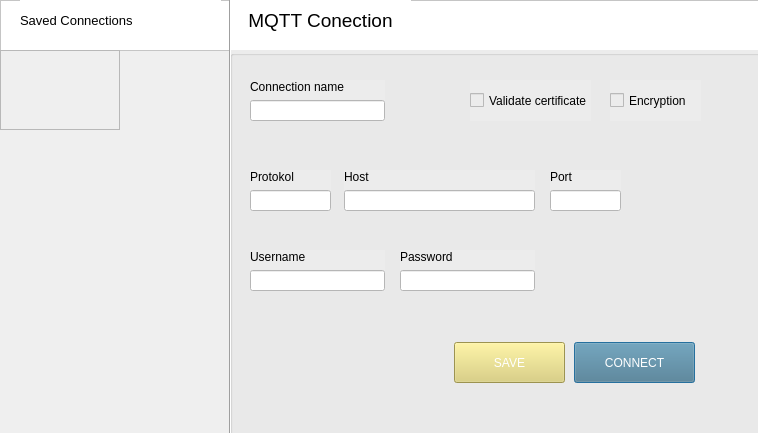
<?xml version="1.0" encoding="UTF-8"?>
<ui version="4.0">
 <class>new_connection</class>
 <widget class="QDialog" name="new_connection">
  <property name="geometry">
   <rect>
    <x>0</x>
    <y>0</y>
    <width>758</width>
    <height>433</height>
   </rect>
  </property>
  <property name="windowTitle">
   <string/>
  </property>
  <widget class="QFrame" name="frame">
   <property name="geometry">
    <rect>
     <x>0</x>
     <y>0</y>
     <width>761</width>
     <height>51</height>
    </rect>
   </property>
   <property name="styleSheet">
    <string notr="true">background-color: rgb(255, 255, 255);</string>
   </property>
   <property name="frameShape">
    <enum>QFrame::StyledPanel</enum>
   </property>
   <property name="frameShadow">
    <enum>QFrame::Raised</enum>
   </property>
   <widget class="QLabel" name="label">
    <property name="geometry">
     <rect>
      <x>230</x>
      <y>0</y>
      <width>181</width>
      <height>41</height>
     </rect>
    </property>
    <property name="font">
     <font>
      <pointsize>14</pointsize>
     </font>
    </property>
    <property name="text">
     <string>MQTT Conection</string>
    </property>
    <property name="alignment">
     <set>Qt::AlignCenter</set>
    </property>
   </widget>
   <widget class="QLabel" name="label_6">
    <property name="geometry">
     <rect>
      <x>20</x>
      <y>0</y>
      <width>201</width>
      <height>41</height>
     </rect>
    </property>
    <property name="font">
     <font>
      <pointsize>10</pointsize>
     </font>
    </property>
    <property name="text">
     <string>Saved Connections</string>
    </property>
    <property name="alignment">
     <set>Qt::AlignLeading|Qt::AlignLeft|Qt::AlignVCenter</set>
    </property>
   </widget>
  </widget>
  <widget class="QGroupBox" name="connection_data">
   <property name="geometry">
    <rect>
     <x>230</x>
     <y>50</y>
     <width>531</width>
     <height>391</height>
    </rect>
   </property>
   <property name="styleSheet">
    <string notr="true">background-color: rgb(236, 236, 236);</string>
   </property>
   <property name="title">
    <string/>
   </property>
   <property name="flat">
    <bool>false</bool>
   </property>
   <widget class="QPushButton" name="connect_f">
    <property name="geometry">
     <rect>
      <x>344</x>
      <y>292</y>
      <width>121</width>
      <height>41</height>
     </rect>
    </property>
    <property name="styleSheet">
     <string notr="true">color: rgb(255, 255, 255);
background-color: rgb(77, 121, 140);</string>
    </property>
    <property name="text">
     <string>CONNECT</string>
    </property>
   </widget>
   <widget class="QPushButton" name="save_f">
    <property name="geometry">
     <rect>
      <x>224</x>
      <y>292</y>
      <width>111</width>
      <height>41</height>
     </rect>
    </property>
    <property name="styleSheet">
     <string notr="true">color: rgb(255, 255, 255);
background-color: rgb(218, 206, 112);</string>
    </property>
    <property name="text">
     <string>SAVE</string>
    </property>
   </widget>
   <widget class="QWidget" name="layoutWidget">
    <property name="geometry">
     <rect>
      <x>20</x>
      <y>120</y>
      <width>81</width>
      <height>41</height>
     </rect>
    </property>
    <layout class="QVBoxLayout" name="verticalLayout_5">
     <item>
      <widget class="QLabel" name="protokol_line">
       <property name="text">
        <string>Protokol</string>
       </property>
      </widget>
     </item>
     <item>
      <widget class="QLineEdit" name="protocol_line">
       <property name="styleSheet">
        <string notr="true">background-color: rgb(255, 255, 255);</string>
       </property>
      </widget>
     </item>
    </layout>
   </widget>
   <widget class="QWidget" name="layoutWidget_2">
    <property name="geometry">
     <rect>
      <x>320</x>
      <y>120</y>
      <width>71</width>
      <height>41</height>
     </rect>
    </property>
    <layout class="QVBoxLayout" name="verticalLayout_6">
     <item>
      <widget class="QLabel" name="Port_line">
       <property name="text">
        <string>Port</string>
       </property>
      </widget>
     </item>
     <item>
      <widget class="QLineEdit" name="port_line">
       <property name="styleSheet">
        <string notr="true">background-color: rgb(255, 255, 255);</string>
       </property>
      </widget>
     </item>
    </layout>
   </widget>
   <widget class="QCheckBox" name="check_validate">
    <property name="geometry">
     <rect>
      <x>240</x>
      <y>30</y>
      <width>121</width>
      <height>41</height>
     </rect>
    </property>
    <property name="text">
     <string>Validate certificate</string>
    </property>
   </widget>
   <widget class="QCheckBox" name="check_encryption">
    <property name="geometry">
     <rect>
      <x>380</x>
      <y>30</y>
      <width>91</width>
      <height>41</height>
     </rect>
    </property>
    <property name="text">
     <string>Encryption</string>
    </property>
   </widget>
   <widget class="QWidget" name="">
    <property name="geometry">
     <rect>
      <x>20</x>
      <y>30</y>
      <width>135</width>
      <height>41</height>
     </rect>
    </property>
    <layout class="QVBoxLayout" name="verticalLayout">
     <item>
      <widget class="QLabel" name="label_2">
       <property name="text">
        <string>Connection name</string>
       </property>
      </widget>
     </item>
     <item>
      <widget class="QLineEdit" name="connectionName_line">
       <property name="styleSheet">
        <string notr="true">background-color: rgb(255, 255, 255);</string>
       </property>
      </widget>
     </item>
    </layout>
   </widget>
   <widget class="QWidget" name="">
    <property name="geometry">
     <rect>
      <x>114</x>
      <y>120</y>
      <width>191</width>
      <height>41</height>
     </rect>
    </property>
    <layout class="QVBoxLayout" name="verticalLayout_2">
     <item>
      <widget class="QLabel" name="label_3">
       <property name="text">
        <string>Host</string>
       </property>
      </widget>
     </item>
     <item>
      <widget class="QLineEdit" name="host_line">
       <property name="styleSheet">
        <string notr="true">background-color: rgb(255, 255, 255);</string>
       </property>
      </widget>
     </item>
    </layout>
   </widget>
   <widget class="QWidget" name="">
    <property name="geometry">
     <rect>
      <x>20</x>
      <y>200</y>
      <width>135</width>
      <height>41</height>
     </rect>
    </property>
    <layout class="QVBoxLayout" name="verticalLayout_3">
     <item>
      <widget class="QLabel" name="label_4">
       <property name="text">
        <string>Username</string>
       </property>
      </widget>
     </item>
     <item>
      <widget class="QLineEdit" name="username_line">
       <property name="styleSheet">
        <string notr="true">background-color: rgb(255, 255, 255);</string>
       </property>
      </widget>
     </item>
    </layout>
   </widget>
   <widget class="QWidget" name="">
    <property name="geometry">
     <rect>
      <x>170</x>
      <y>200</y>
      <width>135</width>
      <height>41</height>
     </rect>
    </property>
    <layout class="QVBoxLayout" name="verticalLayout_4">
     <item>
      <widget class="QLabel" name="label_5">
       <property name="text">
        <string>Password</string>
       </property>
      </widget>
     </item>
     <item>
      <widget class="QLineEdit" name="password_line">
       <property name="styleSheet">
        <string notr="true">background-color: rgb(255, 255, 255);</string>
       </property>
       <property name="echoMode">
        <enum>QLineEdit::Password</enum>
       </property>
      </widget>
     </item>
    </layout>
   </widget>
  </widget>
  <widget class="QFrame" name="frame_2">
   <property name="geometry">
    <rect>
     <x>0</x>
     <y>50</y>
     <width>120</width>
     <height>80</height>
    </rect>
   </property>
   <property name="frameShape">
    <enum>QFrame::StyledPanel</enum>
   </property>
   <property name="frameShadow">
    <enum>QFrame::Raised</enum>
   </property>
  </widget>
  <widget class="Line" name="separate_line">
   <property name="geometry">
    <rect>
     <x>220</x>
     <y>-20</y>
     <width>20</width>
     <height>461</height>
    </rect>
   </property>
   <property name="styleSheet">
    <string notr="true"/>
   </property>
   <property name="orientation">
    <enum>Qt::Vertical</enum>
   </property>
  </widget>
 </widget>
 <resources/>
 <connections/>
</ui>
